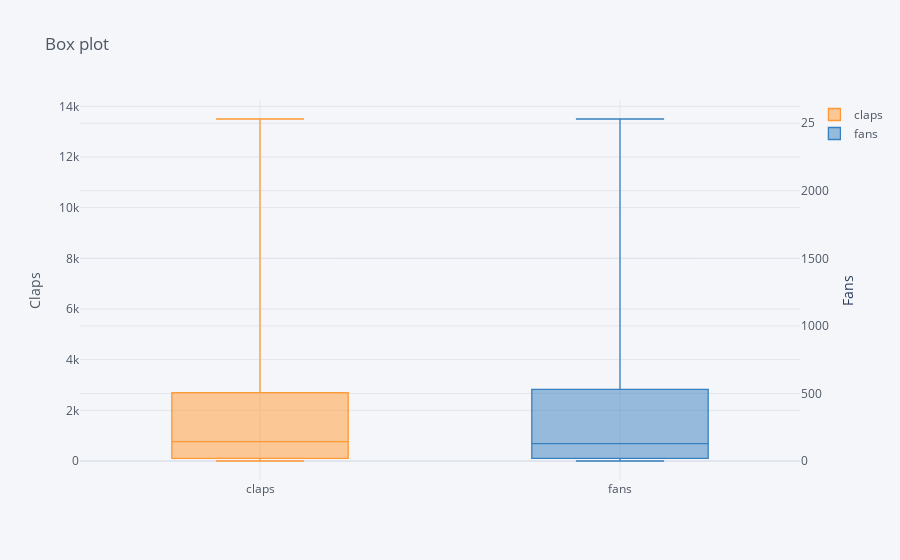

The code cell stored with this chart in its notebook:
### Code cell
df[['claps','fans']].iplot(secondary_y='fans',secondary_y_title='Fans',kind='box',yTitle='Claps',title='Box plot')

### Figure 1 — Plotly figure (JSON) as saved in the notebook; plotly's stock layout.template omitted (floating-point values rounded to 4 significant figures)
{"data": [{"boxpoints": false, "line": {"width": 1.3}, "marker": {"color": "rgba(255, 153, 51, 1.0)"}, "name": "claps", "orientation": "v", "type": "box", "y": [2, 18, 50, 0, 0, 0, 73, 234, 2, 0, 682, 58, 5, 7, 87, 23, 4, 113, 8, 17, 8, 4800, 2700, 72, 123, 857, 186, 11, 119, 2000, 4100, 59, 2700, 77, 14, 7000, 1200, 275, 1600, 1600, 1000, 4300, 4980, 12900, 223, 4900, 101, 5900, 548, 895, 6700, 6500, 2700, 1100, 2900, 2600, 2800, 5300, 1300, 1000, 7900, 364, 13500, 4100, 2200, 3900, 6300, 8200, 1300, 5400, 2300, 2700, 2100, 707, 650, 2700, 4100, 822, 830, 3700, 653, 657, 1100, 2800, 3100, 792, 222, 3300, 315, 2500, 976, 2000, 1000, 3200, 651, 2300, 809, 745, 587, 818, 2200, 1300, 630, 2600, 2000, 3600, 440, 728, 893, 205, 529, 121, 361, 31, 0, 24, 0, 5, 6, 0, 424, 443, 412, 329, 309, 75]}, {"boxpoints": false, "line": {"width": 1.3}, "marker": {"color": "rgba(55, 128, 191, 1.0)"}, "name": "fans", "orientation": "v", "type": "box", "xaxis": "x", "y": [2, 3, 19, 0, 0, 0, 20, 54, 2, 1, 71, 13, 5, 2, 17, 17, 4, 29, 3, 7, 2, 861, 435, 10, 11, 112, 45, 3, 43, 392, 892, 4, 549, 18, 6, 1510, 208, 47, 288, 329, 174, 737, 902, 2226, 74, 939, 23, 1076, 128, 188, 1271, 1179, 510, 200, 548, 549, 607, 951, 266, 227, 1629, 65, 2531, 829, 474, 841, 1184, 1825, 252, 1177, 378, 461, 434, 114, 129, 421, 655, 104, 226, 771, 131, 116, 206, 530, 576, 121, 32, 649, 52, 541, 143, 357, 135, 640, 119, 579, 113, 111, 100, 174, 588, 295, 173, 493, 387, 798, 115, 95, 235, 34, 158, 12, 47, 7, 0, 4, 0, 1, 3, 0, 75, 97, 83, 34, 29, 13], "yaxis": "y2"}], "layout": {"legend": {"bgcolor": "#F5F6F9", "font": {"color": "#4D5663"}}, "paper_bgcolor": "#F5F6F9", "plot_bgcolor": "#F5F6F9", "title": {"font": {"color": "#4D5663"}, "text": "Box plot"}, "xaxis": {"gridcolor": "#E1E5ED", "showgrid": true, "tickfont": {"color": "#4D5663"}, "title": {"font": {"color": "#4D5663"}, "text": ""}, "zerolinecolor": "#E1E5ED"}, "yaxis": {"gridcolor": "#E1E5ED", "showgrid": true, "tickfont": {"color": "#4D5663"}, "title": {"font": {"color": "#4D5663"}, "text": "Claps"}, "zerolinecolor": "#E1E5ED"}, "yaxis2": {"anchor": "x", "gridcolor": "#E1E5ED", "overlaying": "y", "showgrid": true, "side": "right", "tickfont": {"color": "#4D5663"}, "title": {"text": "Fans"}, "zerolinecolor": "#E1E5ED"}}}
